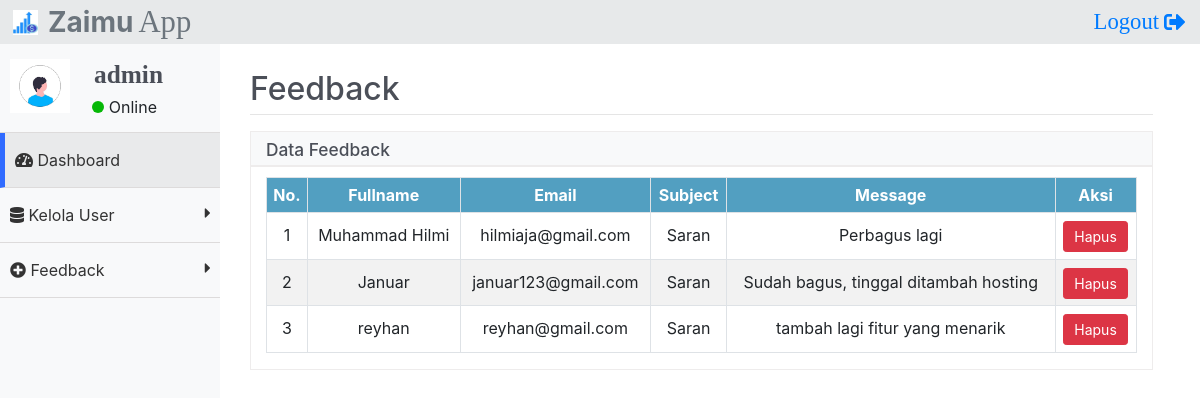
The app's page /feedback.php (signed in) with its own data.
### tables this page shows
CREATE TABLE `contact_us` (
  `id` int(11) NOT NULL,
  `fullname` varchar(50) NOT NULL,
  `email` varchar(50) NOT NULL,
  `subject` varchar(50) NOT NULL,
  `message` text NOT NULL
);

### function/functions.php (called while the page is built, shortened)
<?php
    $koneksi = mysqli_connect('localhost', 'root', '', 'db_keuangan');
    if (mysqli_connect_error() == true) {
        die('Gagal terhubung ke database');
        return false;
    } else {
        return true;
    }
    function query($query) {
        global $koneksi;
        $result = mysqli_query($koneksi, $query);
        $rows = [];
        while( $row = mysqli_fetch_assoc($result) ) {
            $rows[] = $row;
        }
        return $rows;
    }

### feedback.php (the view, shortened to what this page needs)
<?php
require 'function/functions.php';
if(isset($_COOKIE['login'])) {
    if ($_COOKIE['level'] == 'admin') {
        $_SESSION['login'] = true;
        $ambilNama = $_COOKIE['login'];
    }
    elseif ($_COOKIE['level'] == 'user') {
        $_SESSION['login'] = true;
        header('Location: index');
    }
}
elseif ($_SESSION['level'] == 'admin') {
    $ambilNama = $_SESSION['user'];
}
else {
    if ($_SESSION['level'] == 'user') {
        header('Location: index');
        exit;
    }
}
$dataFeedback = query("SELECT * FROM contact_us");
?>
<!DOCTYPE html>
<html lang="en">
<head>
    <link rel="stylesheet" href="css/bootstrap.css">
    <link rel="stylesheet" href="css/bootstrap.min.css">
    <link rel="stylesheet" href="css/bootstrap-reboot.min.css">
    <link rel="stylesheet" href="https://use.fontawesome.com/releases/v5.6.3/css/all.css"
>
    <link rel="stylesheet" href="css/styler.css?v=1.0">
    <link rel="stylesheet" type="text/css" href="https://cdnjs.cloudflare.com/ajax/libs/sweetalert/1.1.3/sweetalert.min.css">
</head>
<body>
    <div class="header">
        <img src="img/zaimu.jpg" width="25px" height="25px" class="float-left logo-fav">
        <h3 class="text-secondary font-weight-bold float-left logo">Zaimu</h3>
        <h3 class="text-secondary float-left logo2">App</h3>
        <a href="logout">
            <div class="logout">
                <i class="fas fa-sign-out-alt float-right log"></i>
                <p class="float-right logout">Logout</p>
            </div>
        </a>
    </div>
    <div class="sidebar">
        <nav>
            <ul>
                <li>
                    <img src="img/avatar.jpg" class="img-fluid profile float-left" width="60px">
                    <h5 class="admin"><?= substr($ambilNama, 0, 7) ?></h5>
                    <div class="online online2">
                        <p class="float-right ontext">Online</p>
                        <div class="on float-right"></div>
                    </div>
                </li>
                <a href="dashboard_admin" style="text-decoration: none;">
                    <li class="aktif" style="border-left: 5px solid #306bff;">
                        <div>
                            <span class="fas fa-tachometer-alt"></span>
                            <span>Dashboard</span>
                        </div>
                    </li>
                </a>
                <li class="klik" id="flip" style="cursor:pointer;">
                    <div>
                        <span class="fas fa-database"></span>
                        <span>Kelola User</span>
                        <i class="fas fa-caret-right float-right" style="line-height: 20px;"></i>
                    </div>
                </li>
                <li class="klik2" id="flip2" style="cursor:pointer;">
                    <div>
                        <span class="fas fa-plus-circle"></span>
                        <span>Feedback</span>
                        <i class="fas fa-caret-right float-right" style="line-height: 20px;"></i>
                    </div>
                </li>
            </ul>
        </nav>
    </div>
    <div class="main-content khusus">
        <div class="konten khusus2">
            <div class="konten_dalem khusus3">
                <h2 class="head" style="color: #4b4f58;">Feedback</h2>
                <hr style="margin-top: -2px;">
                <div class="headline">
                    <h5>Data Feedback</h5>
                </div>
                <div class="container" id="container">
                    <div class="row tampil" id="row">
                        <div class="col-md-12">
                            <div class="table-responsive">
                                <table class="table table-sm table-hover table-striped table-bordered">
                                    <tr>
                                        <th>No.</th>
                                        <th>Fullname</th>
                                        <th>Email</th>
                                        <th>Subject</th>
                                        <th>Message</th>
                                        <th>Aksi</th>
                                    </tr>
                                    <?php $i = 1; ?>
                                    <?php foreach($dataFeedback as $row) : ?>
                                            <tr id="<?= $row['id'] ?>" style="cursor: pointer">
                                                <td> <?= $i++ ?> </td>
                                                <td data-target="username" class="data" data-id="<?= $row['id'] ?>"><?= $row['fullname'] ?></td>
                                                <td data-target="email" class="data" data-id="<?= $row['id'] ?>"><?= $row['email'] ?></td>
                                                <td data-target="subject"><?= $row['subject'] ?></td>
                                                <td class="data" data-id="<?= $row['id'] ?>"><?= $row['message'] ?></td>
                                                <td data-target="user">
                                                <button class="btn btn-sm btn-danger btn-hapus" data-id="<?= $row['id'] ?>" onclick="showDeleteModal(<?= $row['id'] ?>)">Hapus</button>
                                                </td>
                                            </tr>
                                    <?php endforeach; ?>
                                </table>
                            </div>
                        </div>
                    </div>
</body>
</html>

### css/styler.css (style rules this page uses)
* { padding: 0; margin: 0; box-sizing: border-box; }
html, body { height: 100%; }
.header { position: fixed; height: 44px; width: 100%; background: #e7e9ea; z-index: 4; }
h3.logo { line-height: 44px; margin-left: 10px; }
.logo2 { line-height: 44px; margin-left: 5px; font-size: 23pt; font-family: nyala; }
.logo-fav { margin-left: 13px; margin-top: 10px; }
.sidebar { position: fixed; width: 100%; background: #f8f9fa; height: 100%; z-index: 3; padding-top: 44px; }
.konten_dalem { width: 95%; }
.aktif { background: #e9eaeb; }
span { color: #333; }
.sidebar ul { list-style: none; padding: 0; margin: 0; }
.sidebar ul li { padding: 15px 10px; cursor: pointer; border-bottom: 1px solid rgb(221, 219, 219); }
.sidebar ul li i { color: #333; }
.main-content { padding-top: 50px; }
.log { font-size: 16pt; line-height: 45px; margin-right: 10px; }
.logout { font-family: nyala; font-size: 17pt; line-height: 44px; margin-right: 5px; }
div.konten { margin-left: 50px; margin-top: 20px; }
th { background: #529fc1; color: #fff; padding: 5px; text-align: center; }
td { line-height: 35px; text-align: center; }
.btn { padding: 4px 10px; margin: 2px 0; }
.container { margin-bottom: 30px; border: 1px solid rgb(238, 236, 236); max-width: 100%; }
.headline { height: 35px; background: #f8f9fa; border: 1px solid rgb(238, 236, 236); }
.headline h5 { font-size: 13pt; line-height: 35px; margin-left: 15px; color: #4b4f58; }
.row { margin-top: 10px; }
.admin { font-size: 19pt; font-weight: bold; font-family: nyala; margin-right: 40px; color: #4b4f58; margin-bottom: 28px; margin-left: 84px; }
.online { font-size: 12pt; margin-right: 42px; }
.online2 { margin-right: 53px; }
.on { width: 12px; height: 12px; border-radius: 50%; background: rgb(7, 184, 7); margin-top: -16px; }
.ontext { margin-top: -22px; margin-left: 5px; }
.profile { transition: 1.2s; }
@media screen and (min-width: 600px) { .sidebar { width: 80px; } }
@media screen and (min-width: 600px) { .sidebar ul li span:nth-child(2) { display: none; } }
@media screen and (min-width: 600px) { .sidebar ul li { text-align: center; } }
@media screen and (min-width: 600px) { .sidebar ul li i { font-size: 26px; } }
@media screen and (min-width: 600px) { .main-content { margin-left: 80px; } }
@media screen and (min-width: 1000px) { .sidebar { width: 220px; } }
@media screen and (min-width: 1000px) { .sidebar ul li { text-align: left; } }
@media screen and (min-width: 1000px) { .sidebar ul li span:nth-child(2) { display: inline; } }
@media screen and (min-width: 1000px) { .sidebar ul li i { font-size: 16px; } }
@media screen and (min-width: 1000px) { .main-content { margin-left: 200px; } }

### records on screen
contact_us: fullname "Muhammad Hilmi", email "hilmiaja@gmail.com", subject "Saran", message "Perbagus lagi"
contact_us: fullname "Januar", email "januar123@gmail.com", subject "Saran", message "Sudah bagus, tinggal ditambah hosting"
contact_us: fullname "reyhan", email "reyhan@gmail.com", subject "Saran", message "tambah lagi fitur yang menarik"

### other values on screen
substr($ambilNama, 0, 7) "admin"
